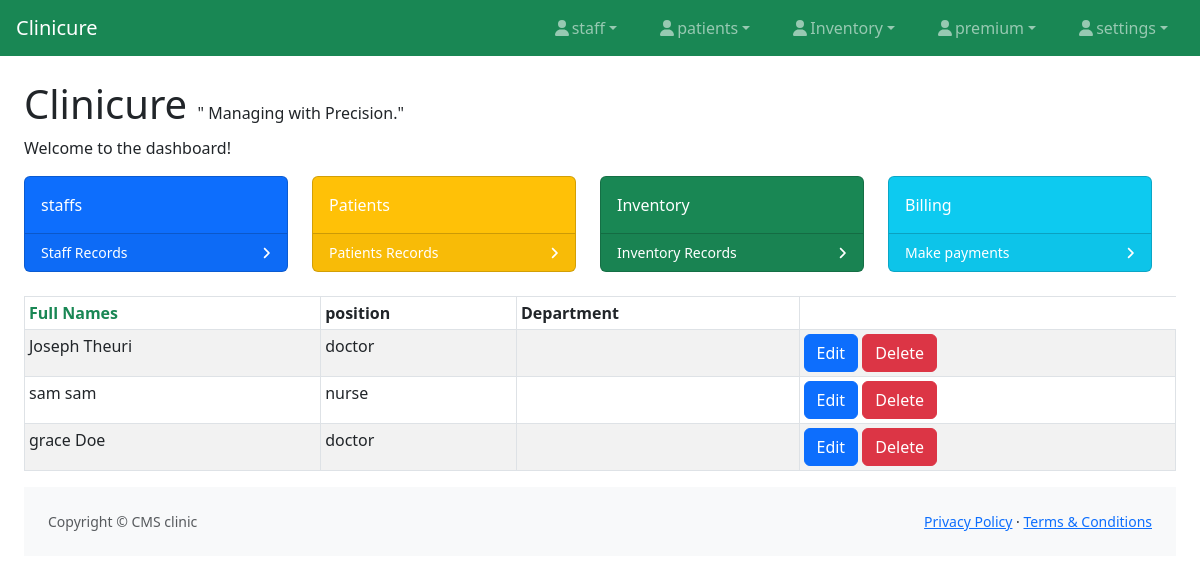
Before: /staff/ with the older database file.
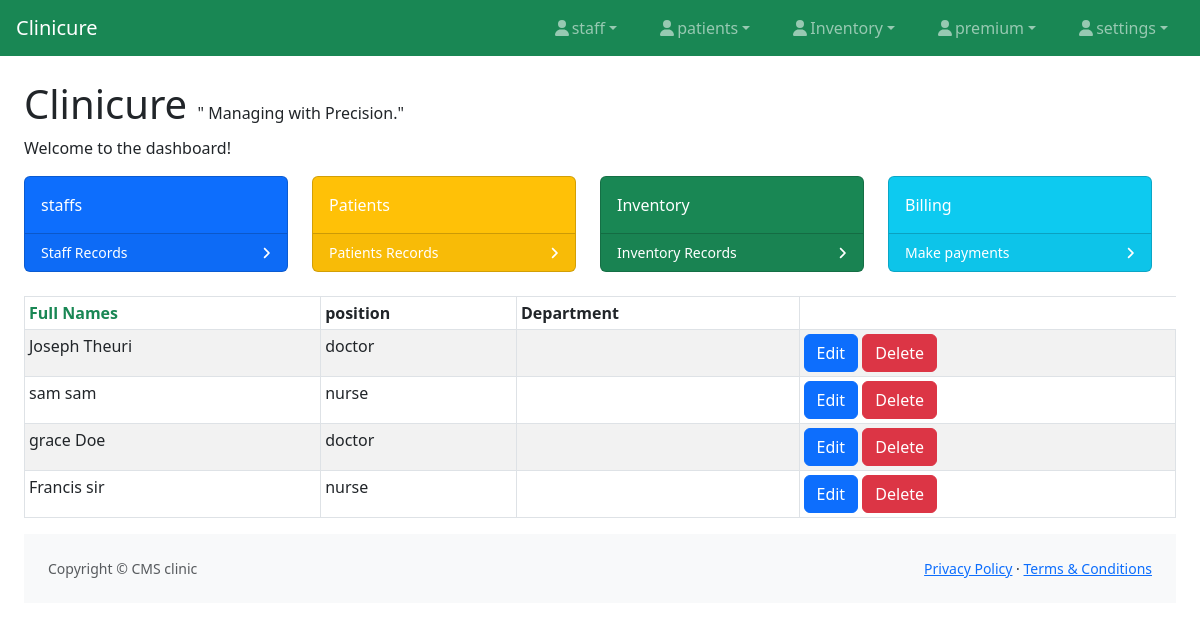
After: the same page with the newer database file.
### staff/models.py (models this page shows, shortened)
class staffs(models.Model):
    POSITION_CHOICES = [
        ('doctor', 'Doctor'),
        ('nurse', 'Nurse'),
        ('receptionist', 'Administrator'),
        ('pharmacy', 'Pharmacist')
    ]
    full_name = models.CharField(max_length=100, blank=True, null=True)
    position = models.CharField(max_length=20, choices=POSITION_CHOICES, default='doctor')

### staff/views.py (the view)
# urls.py: path('', views.view_staff, name="view_staff"),
def view_staff(request):
    staff= staffs.objects.all()
    return render(request, 'view_staff.html', {'staff':staff})

### staff/templates/view_staff.html
{% extends 'base.html' %}
{% block body %}
<table class="table table-striped table-bordered table-sm">
    <thead class="thead-dark text-success">
    <tr>
        <th class="text-success">Full Names</th>
        <th>position</th>
        <th>Department</th>
    </tr>
    </thead>
    <tbody>
{% for y in staff %}
    <tr>
        <td>{{ y.full_name }}</td>
        <td>{{ y.position }}</td>
        <td>{{ y.department }}</td>
             <td>
            <a href="{% url 'staff:update_staff' y.id %}" class="btn btn-primary"><span class="glyphicon glyphicon-pencil" >Edit</span></a>
            <a href="{% url 'staff:delete_staff' y.id %}" class="btn btn-danger">Delete</a>
        </td>
    </tr>
{% endfor %}
    </tbody>
</table>
{% endblock %}

Changed rows visible on the page:
added staffs: full_name "Francis sir", position "nurse"
